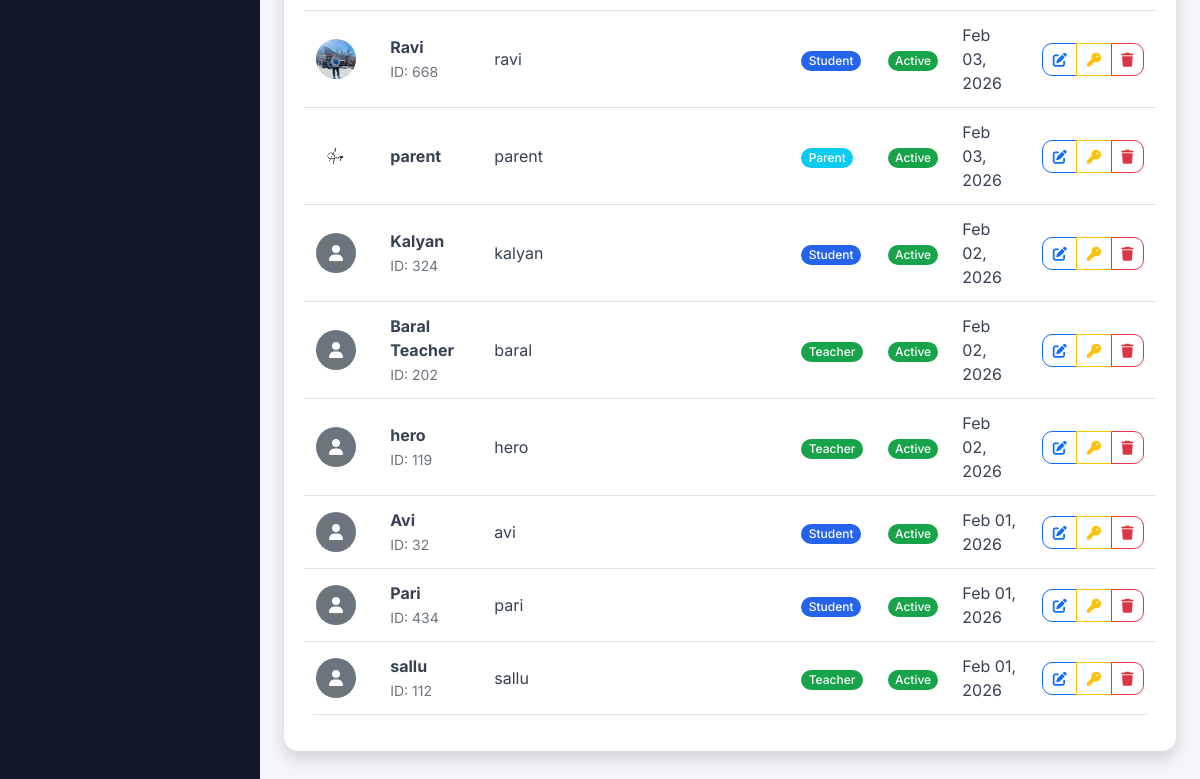
Page /accounts/admin/users/ (signed in, lower part) on the earlier database version.
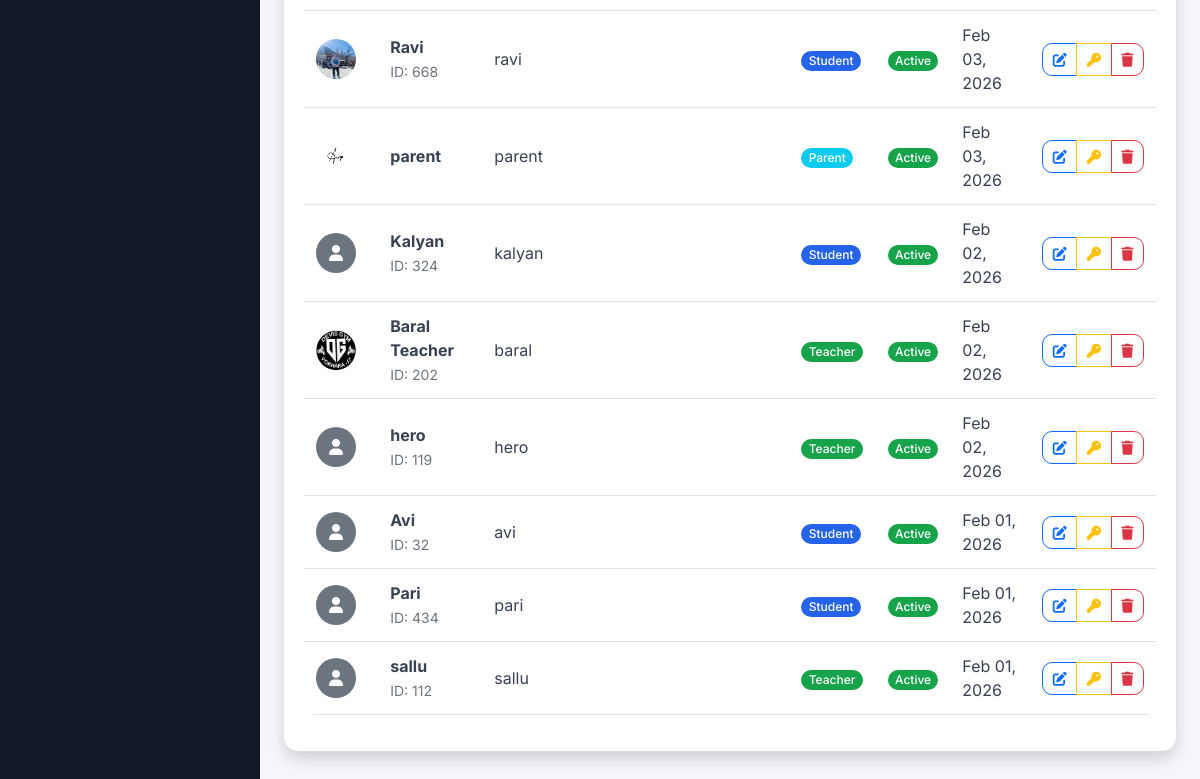
Same page on the later database version.
### accounts/models.py (models this page shows, shortened)
class User(AbstractUser):
    USER_TYPE_CHOICES = (
        ('admin', 'Admin'),
        ('student', 'Student'),
        ('teacher', 'Teacher'),
        ('parent', 'Parent'),
    )
    user_type = models.CharField(max_length=10, choices=USER_TYPE_CHOICES)
    phone_regex = RegexValidator(regex=r'^\+?1?\d{9,15}$', message="Phone number must be entered in the format: '+999999999'. Up to 15 digits allowed.")
    phone_number = models.CharField(validators=[phone_regex], max_length=17, blank=True)
    address = models.TextField(blank=True)
    date_of_birth = models.DateField(null=True, blank=True)
    profile_picture = models.ImageField(upload_to='profile_pics/', blank=True, null=True)
    is_active = models.BooleanField(default=True)
    created_at = models.DateTimeField(auto_now_add=True)
    updated_at = models.DateTimeField(auto_now=True)

class TeacherProfile(models.Model):
    user = models.OneToOneField(User, on_delete=models.CASCADE, related_name='teacher_profile')
    employee_id = models.CharField(max_length=20, unique=True)
    qualification = models.CharField(max_length=200)
    experience_years = models.PositiveIntegerField(default=0)
    specialization = models.CharField(max_length=100)
    joining_date = models.DateField()

### accounts/views.py (the view, shortened to what this page needs)
# urls.py: path('admin/users/', views.admin_user_list, name='admin_user_list'),
@login_required
@user_passes_test(is_admin)
def admin_user_list(request):
    user_type = request.GET.get('type', 'all')
    search = request.GET.get('search', '')
    users = User.objects.exclude(user_type='admin')
    if user_type != 'all':
        users = users.filter(user_type=user_type)
    users = users.order_by('-date_joined')
    paginator = Paginator(users, 20)
    page_number = request.GET.get('page')
    page_obj = paginator.get_page(page_number)
    context = {
        'page_obj': page_obj,
        'user_type': user_type,
        'search': search,
        'user_types': [
            ('all', 'All Users'),
            ('student', 'Students'),
            ('teacher', 'Teachers'),
            ('parent', 'Parents'),
        ]
    }
    return render(request, 'accounts/admin_user_list.html', context)

### accounts/views.py (called while the page is built)
def is_admin(user):
    return user.is_authenticated and user.user_type == 'admin'

### templates/accounts/admin_user_list.html (shortened to what the changed rows need)
{% extends 'base.html' %}
{% block content %}
<div class="row">
    <div class="col-12">
        <div class="card shadow">
            <div class="card-body">
                <div class="table-responsive">
                    <table class="table table-hover">
                        <tbody>
                            {% for user in page_obj %}
                            <tr>
                                <td>
                                    {% if user.profile_picture %}
                                        <img src="{{ user.profile_picture.url }}" class="rounded-circle" width="40" height="40">
                                    {% else %}
                                        <div class="bg-secondary rounded-circle d-flex align-items-center justify-content-center" style="width: 40px; height: 40px;">
                                            <i class="fas fa-user text-white"></i>
                                        </div>
                                    {% endif %}
                                </td>
                                <td>
                                    <strong>{{ user.get_full_name|default:user.username }}</strong>
                                    {% if user.user_type == 'student' and user.student_profile %}
                                        <br><small class="text-muted">ID: {{ user.student_profile.student_id }}</small>
                                    {% elif user.user_type == 'teacher' and user.teacher_profile %}
                                        <br><small class="text-muted">ID: {{ user.teacher_profile.employee_id }}</small>
                                    {% elif user.user_type == 'admin' and user.admin_profile %}
                                        <br><small class="text-muted">ID: {{ user.admin_profile.employee_id }}</small>
                                    {% endif %}
                                </td>
                                <td>{{ user.username }}</td>
                                <td>{{ user.email }}</td>
                                <td>
                                    {% if user.user_type == 'student' %}
                                        <span class="badge bg-primary">{{ user.get_user_type_display }}</span>
                                    {% elif user.user_type == 'teacher' %}
                                        <span class="badge bg-success">{{ user.get_user_type_display }}</span>
                                    {% elif user.user_type == 'parent' %}
                                        <span class="badge bg-info">{{ user.get_user_type_display }}</span>
                                    {% else %}
                                        <span class="badge bg-secondary">{{ user.get_user_type_display }}</span>
                                    {% endif %}
                                </td>
                                <td>
                                    {% if user.is_active %}
                                        <span class="badge bg-success">Active</span>
                                    {% else %}
                                        <span class="badge bg-danger">Inactive</span>
                                    {% endif %}
                                </td>
                                <td>{{ user.date_joined|date:"M d, Y" }}</td>
                                <td>
                                    <div class="btn-group" role="group">
                                        <a href="{% url 'accounts:admin_edit_user' user.id %}"
                                           class="btn btn-sm btn-outline-primary" title="Edit">
                                            <i class="fas fa-edit"></i>
                                        </a>
                                        <a href="{% url 'accounts:admin_reset_password' user.id %}"
                                           class="btn btn-sm btn-outline-warning" title="Reset Password">
                                            <i class="fas fa-key"></i>
                                        </a>
                                        <a href="{% url 'accounts:admin_delete_user' user.id %}"
                                           class="btn btn-sm btn-outline-danger" title="Delete">
                                            <i class="fas fa-trash"></i>
                                        </a>
                                    </div>
                                </td>
                            </tr>
                            {% endfor %}
                        </tbody>
                    </table>
                </div>
            </div>
        </div>
    </div>
</div>
{% endblock %}

Differences in the rows shown:
changed User "Baral Teacher": profile_picture: picture added
